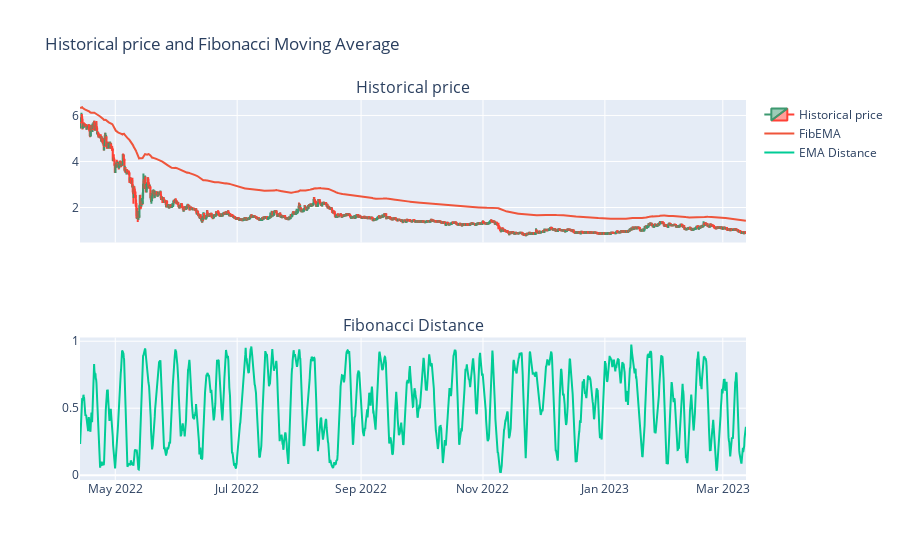

Notebook code for this chart:
### Code cell
import plotly.graph_objects as go
from plotly.subplots import make_subplots

df_BTC_short = df_BTC.iloc[-2000:]
fig = make_subplots(
    rows=2,
    cols=1,
    subplot_titles=("Historical price", "Fibonacci Distance"),
    shared_xaxes=True,
)

fig.add_trace(
    go.Candlestick(
        name="Historical price",
        x=df_BTC_short.index,
        open=df_BTC_short["Open"],
        high=df_BTC_short["High"],
        low=df_BTC_short["Low"],
        close=df_BTC_short["Close"],
    ),
    row=1,
    col=1,
)

fig.add_trace(
    go.Scatter(
        name="FibEMA",
        x=df_BTC_short.index,
        y=df_BTC_short["FibEMA"],
    ),
    row=1,
    col=1,
)
fig.add_trace(
    go.Scatter(
        name="EMA Distance",
        x=df_BTC_short.index,
        y=df_BTC_short["Fib_distance"],
    ),
    row=2,
    col=1,
)
fig.update_layout(
    xaxis_rangeslider_visible=False,
    showlegend=True,
    title_text="Historical price and Fibonacci Moving Average",
)
fig.show()

### Figure 1 — Plotly figure (JSON) as saved in the notebook; plotly's stock layout.template omitted (floating-point values rounded to 4 significant figures; data arrays with more than 128 entries replaced by an {"elided": "..."} marker saying what was removed)
{"data": [{"close": {"elided": "2000 float values"}, "high": {"elided": "2000 float values"}, "low": {"elided": "2000 float values"}, "name": "Historical price", "open": {"elided": "2000 float values"}, "type": "candlestick", "x": {"elided": "2000 str values"}, "xaxis": "x", "yaxis": "y"}, {"name": "FibEMA", "type": "scatter", "x": {"elided": "2000 str values"}, "xaxis": "x", "y": {"elided": "2000 float values"}, "yaxis": "y"}, {"name": "EMA Distance", "type": "scatter", "x": {"elided": "2000 str values"}, "xaxis": "x2", "y": {"elided": "2000 float values"}, "yaxis": "y2"}], "layout": {"annotations": [{"font": {"size": 16}, "showarrow": false, "text": "Historical price", "x": 0.5, "xanchor": "center", "xref": "paper", "y": 1, "yanchor": "bottom", "yref": "paper"}, {"font": {"size": 16}, "showarrow": false, "text": "Fibonacci Distance", "x": 0.5, "xanchor": "center", "xref": "paper", "y": 0.375, "yanchor": "bottom", "yref": "paper"}], "showlegend": true, "title": {"text": "Historical price and Fibonacci Moving Average"}, "xaxis": {"anchor": "y", "domain": [0, 1], "matches": "x2", "rangeslider": {"visible": false}, "showticklabels": false}, "xaxis2": {"anchor": "y2", "domain": [0, 1]}, "yaxis": {"anchor": "x", "domain": [0.625, 1]}, "yaxis2": {"anchor": "x2", "domain": [0, 0.375]}}}
